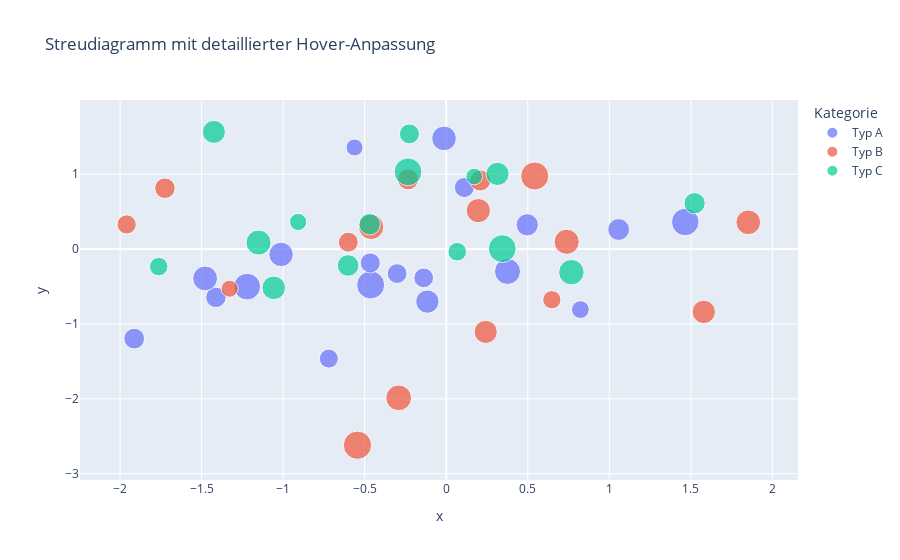

The notebook cell saved with this chart:
### Markdown cell above
**Erklärung:**
- Mit `hover_name='ID'` setzen wir die ID-Spalte als Haupttitel im Hover-Tooltip
- Mit `hover_data=['Wert', 'Größe']` zeigen wir zwei zusätzliche Spalten im Tooltip an
- Mit `labels` definieren wir benutzerfreundlichere Namen für die angezeigten Spalten

### Beispiel 2: Erweiterte Hover-Anpassung mit hover_data Dict

### Code cell
# Erweiterte Hover-Anpassung mit Dictionary
fig = px.scatter(
    df, 
    x='x', 
    y='y',
    size='Größe', 
    color='Kategorie',
    hover_name='ID',
    # Komplexere Hover-Daten-Anpassung
    hover_data={
        'x': False,           # x-Werte ausblenden
        'y': False,           # y-Werte ausblenden
        'Kategorie': True,    # Kategorie anzeigen
        'Wert': ':.2f',       # Wert mit 2 Dezimalstellen anzeigen
        'Größe': ':.1f'       # Größe mit 1 Dezimalstelle anzeigen
    },
    title='Streudiagramm mit detaillierter Hover-Anpassung'
)

fig.show()

### Figure 1 — Plotly figure (JSON) as saved in the notebook; plotly's stock layout.template omitted (floating-point values rounded to 4 significant figures)
{"data": [{"customdata": [["Typ A", 65.76, 18.35], ["Typ A", 56.83, 14.44], ["Typ A", 79.48, 29.25], ["Typ A", 50.26, 15.04], ["Typ A", 49.25, 16.02], ["Typ A", 72.25, 10.74], ["Typ A", 28.08, 22.19], ["Typ A", 17.71, 15.57], ["Typ A", 94.05, 28.17], ["Typ A", 92.83, 14.84], ["Typ A", 96.67, 25.23], ["Typ A", 85.11, 22.67], ["Typ A", 16.95, 11.81], ["Typ A", 55.68, 26.71], ["Typ A", 14.01, 20.24], ["Typ A", 51.83, 14.53], ["Typ A", 87.74, 22.9], ["Typ A", 74.08, 13.49], ["Typ A", 70.25, 17.73]], "hovertemplate": "<b>%{hovertext}</b><br><br>Kategorie=%{customdata[0]}<br>Größe=%{customdata[2]:.1f}<br>Wert=%{customdata[1]:.2f}<extra></extra>", "hovertext": ["ID-000", "ID-001", "ID-010", "ID-011", "ID-013", "ID-015", "ID-016", "ID-019", "ID-020", "ID-025", "ID-027", "ID-032", "ID-034", "ID-035", "ID-042", "ID-043", "ID-044", "ID-045", "ID-047"], "legendgroup": "Typ A", "marker": {"color": "#636efa", "size": [18.35, 14.44, 29.25, 15.04, 16.02, 10.74, 22.19, 15.57, 28.17, 14.84, 25.23, 22.67, 11.81, 26.71, 20.24, 14.53, 22.9, 13.49, 17.73], "sizemode": "area", "sizeref": 0.07428, "symbol": "circle"}, "mode": "markers", "name": "Typ A", "orientation": "v", "showlegend": true, "type": "scatter", "x": [0.4967, -0.1383, -0.4634, -0.4657, -1.913, -0.5623, -1.013, -1.412, 1.466, 0.1109, 0.3757, -0.0135, 0.8225, -1.221, -0.1156, -0.3011, -1.479, -0.7198, 1.057], "xaxis": "x", "y": [0.3241, -0.3851, -0.4792, -0.1857, -1.196, 1.356, -0.07201, -0.6451, 0.3614, 0.8219, -0.299, 1.478, -0.8085, -0.5018, -0.7021, -0.3277, -0.3921, -1.464, 0.2611], "yaxis": "y"}, {"customdata": [["Typ B", 9.367, 12.4], ["Typ B", 24.4, 16.46], ["Typ B", 97.3, 20.38], ["Typ B", 63.11, 29.44], ["Typ B", 57.69, 19.94], ["Typ B", 19.52, 15.7], ["Typ B", 1.546, 29.71], ["Typ B", 96.36, 14.75], ["Typ B", 85.3, 24.56], ["Typ B", 38.51, 22.65], ["Typ B", 93.62, 16.42], ["Typ B", 69.6, 13.73], ["Typ B", 57.01, 10.82], ["Typ B", 9.718, 21.82], ["Typ B", 61.5, 23.55], ["Typ B", 69.7, 23.82]], "hovertemplate": "<b>%{hovertext}</b><br><br>Kategorie=%{customdata[0]}<br>Größe=%{customdata[2]:.1f}<br>Wert=%{customdata[1]:.2f}<extra></extra>", "hovertext": ["ID-002", "ID-005", "ID-006", "ID-009", "ID-012", "ID-014", "ID-024", "ID-028", "ID-029", "ID-031", "ID-036", "ID-037", "ID-038", "ID-039", "ID-040", "ID-046"], "legendgroup": "Typ B", "marker": {"color": "#EF553B", "size": [12.4, 16.46, 20.38, 29.44, 19.94, 15.7, 29.71, 14.75, 24.56, 22.65, 16.42, 13.73, 10.82, 21.82, 23.55, 23.82], "sizemode": "area", "sizeref": 0.07428, "symbol": "circle"}, "mode": "markers", "name": "Typ B", "orientation": "v", "showlegend": true, "type": "scatter", "x": [0.6477, -0.2341, 1.579, 0.5426, 0.242, -1.725, -0.5444, -0.6006, -0.2917, 1.852, 0.2089, -1.96, -1.328, 0.1969, 0.7385, -0.4606], "xaxis": "x", "y": [-0.6769, 0.9313, -0.8392, 0.9755, -1.106, 0.8125, -2.62, 0.09176, -1.988, 0.3571, 0.9154, 0.3288, -0.5298, 0.5133, 0.09708, 0.2961], "yaxis": "y"}, {"customdata": [["Typ C", 36.77, 16.75], ["Typ C", 26.52, 28.86], ["Typ C", 39.31, 24.06], ["Typ C", 89.2, 17.27], ["Typ C", 2.432, 20.05], ["Typ C", 64.55, 11.03], ["Typ C", 95.39, 14.79], ["Typ C", 91.49, 12.9], ["Typ C", 37.02, 19.79], ["Typ C", 42.82, 23.44], ["Typ C", 29.44, 17.36], ["Typ C", 31.69, 20.72], ["Typ C", 99.01, 10.33], ["Typ C", 35.95, 28.73], ["Typ C", 29.36, 12.75]], "hovertemplate": "<b>%{hovertext}</b><br><br>Kategorie=%{customdata[0]}<br>Größe=%{customdata[2]:.1f}<br>Wert=%{customdata[1]:.2f}<extra></extra>", "hovertext": ["ID-003", "ID-004", "ID-007", "ID-008", "ID-017", "ID-018", "ID-021", "ID-022", "ID-023", "ID-026", "ID-030", "ID-033", "ID-041", "ID-048", "ID-049"], "legendgroup": "Typ C", "marker": {"color": "#00cc96", "size": [16.75, 28.86, 24.06, 17.27, 20.05, 11.03, 14.79, 12.9, 19.79, 23.44, 17.36, 20.72, 10.33, 28.73, 12.75], "sizemode": "area", "sizeref": 0.07428, "symbol": "circle"}, "mode": "markers", "name": "Typ C", "orientation": "v", "showlegend": true, "type": "scatter", "x": [1.523, -0.2342, 0.7674, -0.4695, 0.3142, -0.908, -0.2258, 0.06753, -1.425, -1.151, -0.6017, -1.058, 0.1714, 0.3436, -1.763], "xaxis": "x", "y": [0.6117, 1.031, -0.3092, 0.3313, 1.004, 0.3616, 1.538, -0.03583, 1.565, 0.08705, -0.2197, -0.5183, 0.9686, 0.005113, -0.2346], "yaxis": "y"}], "layout": {"legend": {"itemsizing": "constant", "title": {"text": "Kategorie"}, "tracegroupgap": 0}, "title": {"text": "Streudiagramm mit detaillierter Hover-Anpassung"}, "xaxis": {"anchor": "y", "domain": [0, 1], "title": {"text": "x"}}, "yaxis": {"anchor": "x", "domain": [0, 1], "title": {"text": "y"}}}}
